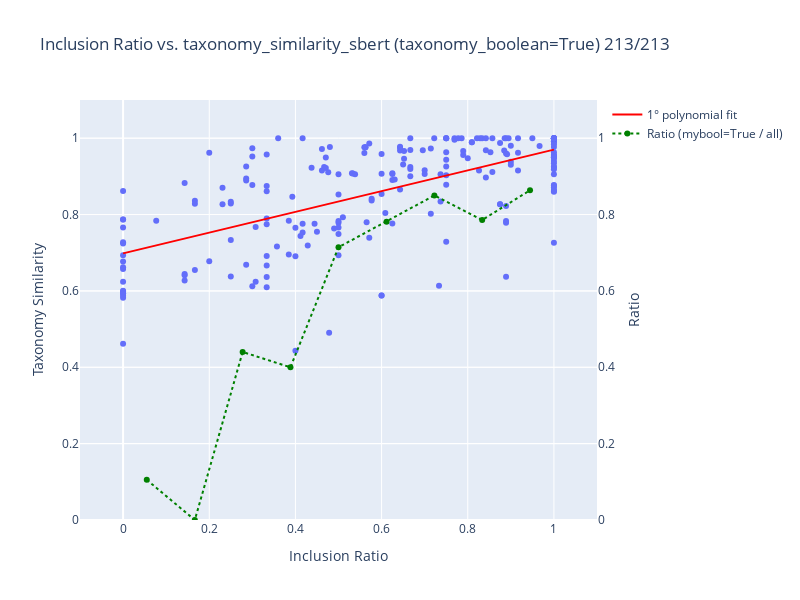
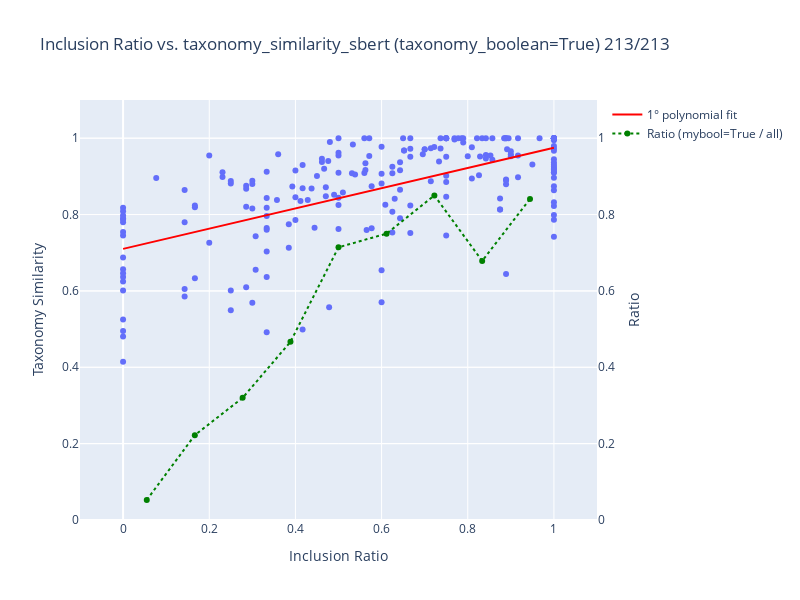
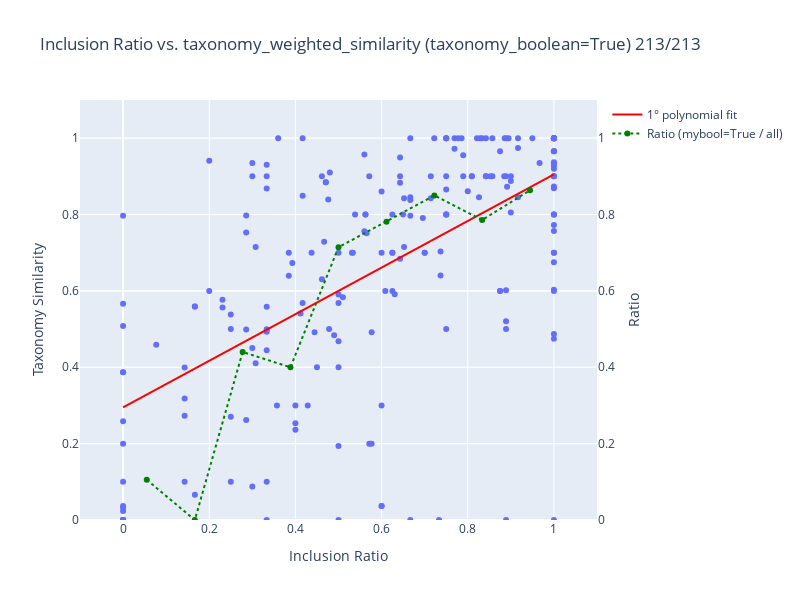
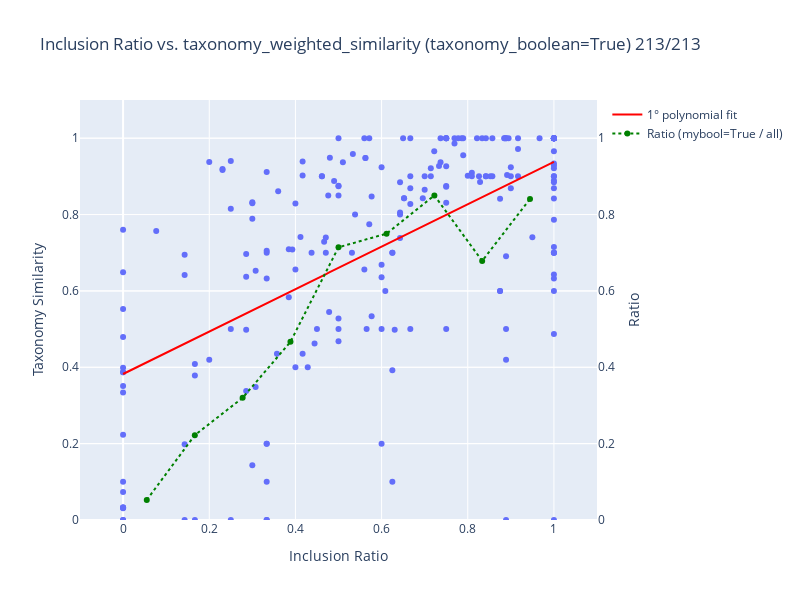

The cell these charts' notebook holds for them, in order:
### Code cell
# %matplotlib inline
import pandas as pd
import matplotlib.pyplot as plt




import plotly.express as px
def plot_sequence_cursor_interactive(df: pd.DataFrame, mybool: bool, key2plot: str, bin_num:int):
    df = df.dropna(subset=['inclusion_ratio', 'sequence_similarity_sbert', 'sequence_boolean'])
    filtered_df = df[df['sequence_boolean'] == mybool]
    size1 = df.shape[0]
    size2 = filtered_df.shape[0]
    print(size1, size2)

    #===============================
    #ratio of selection
    #===============================
    # Step 1: Bin the data by inclusion_ratio
    bin_width = 1.0/bin_num
    # bins = np.arange(0, 1.0001 + bin_width, bin_width)
    bins = np.arange(0, 0.9001 + bin_width, bin_width)
    df['inclusion_bin'] = pd.cut(df['inclusion_ratio'], bins=bins, include_lowest=True)

    # Step 2: Group by bins and calculate ratio
    grouped = df.groupby('inclusion_bin')
    bin_centers = [interval.mid for interval in grouped.groups.keys()]

    ratios = []
    for bin_label, group in grouped:
        total = len(group)
        true_count = group[group['sequence_boolean'] == True].shape[0]
        ratio = true_count / total if total > 0 else 0
        ratios.append(ratio)

    #===============================
    # Polynomial fit
    N = 1
    coeffs = np.polyfit(filtered_df['inclusion_ratio'], filtered_df[key2plot], deg=N)
    poly_func = np.poly1d(coeffs)
    x_smooth = np.linspace(filtered_df['inclusion_ratio'].min(), filtered_df['inclusion_ratio'].max(), 200)
    y_smooth = poly_func(x_smooth)

    # Scatter plot with hover info
    fig = px.scatter(
        filtered_df,
        x='inclusion_ratio',
        y=key2plot,
        hover_data=['idx','source_uid'],
        labels={
            'inclusion_ratio': 'Inclusion Ratio',
            key2plot: key2plot,
        },
        title=f'Inclusion Ratio vs. {key2plot} (bool={mybool}) {size2}/{size1}',
    )

    #===============================
    # Add polynomial fit line
    fig.add_scatter(
        x=x_smooth,
        y=y_smooth,
        mode='lines',
        name=f'{N}° polynomial fit',
        line=dict(color='red')
    )

    fig.update_layout(
        xaxis=dict(range=[-0.1, 1.1]),
        yaxis=dict(range=[0, 1.1]),
    )

    #===============================
    #ratio of selection
    #===============================
    # Add ratio line trace with secondary y-axis
    fig.add_trace(go.Scatter(
        x=bin_centers,
        y=ratios,
        mode='lines+markers',
        name='Ratio (mybool=True / all)',
        line=dict(color='green', dash='dot'),
        yaxis='y2'
    ))

    # Configure secondary y-axis
    fig.update_layout(
        yaxis2=dict(
            title='Ratio',
            overlaying='y',
            side='right',
            range=[0, 1.1]
        )
    )

    fig.show()

import plotly.graph_objects as go
def plot_taxonomy_cursor_interactive(df: pd.DataFrame, togglebool: bool, mybool: bool, key2plot: str, bin_num:int):
    # Clean data
    df = df.dropna(subset=['inclusion_ratio', 'taxonomy_similarity_sbert', 'taxonomy_boolean', 'taxonomy_weighted_similarity'])
    size1 = df.shape[0]
    
    # Filter based on toggle
    if togglebool:
        filtered_df = df[df['taxonomy_boolean'] == mybool]
    else:
        filtered_df = df
    size2 = filtered_df.shape[0]

    #===============================
    #ratio of selection
    #===============================
    # Step 1: Bin the data by inclusion_ratio
    bin_width = 1.0/bin_num
    # bins = np.arange(0, 1.0001 + bin_width, bin_width)
    bins = np.arange(0, 0.9001 + bin_width, bin_width)
    df['inclusion_bin'] = pd.cut(df['inclusion_ratio'], bins=bins, include_lowest=True)

    # Step 2: Group by bins and calculate ratio
    grouped = df.groupby('inclusion_bin')
    bin_centers = [interval.mid for interval in grouped.groups.keys()]

    ratios = []
    for bin_label, group in grouped:
        total = len(group)
        true_count = group[group['taxonomy_boolean'] == True].shape[0]
        ratio = true_count / total if total > 0 else 0
        ratios.append(ratio)


    # Polynomial fit (linear)
    N = 1
    coeffs = np.polyfit(filtered_df['inclusion_ratio'], filtered_df[key2plot], deg=N)
    poly_func = np.poly1d(coeffs)
    x_smooth = np.linspace(filtered_df['inclusion_ratio'].min(), filtered_df['inclusion_ratio'].max(), 200)
    y_smooth = poly_func(x_smooth)

    # Plotly scatter plot
    fig = px.scatter(
        filtered_df,
        x='inclusion_ratio',
        y=key2plot,
        hover_data=['source_uid', 'idx'],
        labels={
            'inclusion_ratio': 'Inclusion Ratio',
            key2plot: 'Taxonomy Similarity'
        },
        title=f'Inclusion Ratio vs. {key2plot} (taxonomy_boolean={mybool}) {size2}/{size1}'
    )

    # Add polynomial fit line
    fig.add_scatter(
        x=x_smooth,
        y=y_smooth,
        mode='lines',
        name=f'{N}° polynomial fit',
        line=dict(color='red')
    )

    # Adjust axis and layout
    fig.update_layout(
        xaxis=dict(range=[-0.1, 1.1]),
        yaxis=dict(range=[0, 1.1]),
        height=600,
        width=800
    )

    #===============================
    #ratio of selection
    #===============================
    # Add ratio line trace with secondary y-axis
    fig.add_trace(go.Scatter(
        x=bin_centers,
        y=ratios,
        mode='lines+markers',
        name='Ratio (mybool=True / all)',
        line=dict(color='green', dash='dot'),
        yaxis='y2'
    ))

    # Configure secondary y-axis
    fig.update_layout(
        yaxis2=dict(
            title='Ratio',
            overlaying='y',
            side='right',
            range=[0, 1.1]
        )
    )

    fig.show()


#taxonomy_similarity_sbert
#taxonomy_weighted_similarity

plot_taxonomy_cursor_interactive(df_rag, False, True, 'taxonomy_similarity_sbert', 9)
plot_taxonomy_cursor_interactive(df_norag, False, True, 'taxonomy_similarity_sbert',9)

plot_taxonomy_cursor_interactive(df_rag, False, True, 'taxonomy_weighted_similarity', 9)
plot_taxonomy_cursor_interactive(df_norag, False, True, 'taxonomy_weighted_similarity',9)
# plot_taxonomy_cursor(df_norag)

# plot_taxonomy_cursor(df_rag_gold, True)
# plot_taxonomy_cursor(df_rag_gold, False)
# plot_taxonomy_cursor(df_norag_gold, True)
# plot_taxonomy_cursor(df_norag_gold, False)

# plot_taxonomy_cursor(df_rag_silver, True)
# plot_taxonomy_cursor(df_rag_silver, False)
# plot_taxonomy_cursor(df_norag_silver, True)
# plot_taxonomy_cursor(df_norag_silver, False)

# plot_taxonomy_cursor(df_rag_bronze, True)
# plot_taxonomy_cursor(df_rag_bronze, False)
# plot_taxonomy_cursor(df_norag_bronze, True)
# plot_taxonomy_cursor(df_norag_bronze, False)



plot_sequence_cursor_interactive(df_rag, True, 'sequence_similarity_sbert', 9)
plot_sequence_cursor_interactive(df_norag, True, 'sequence_similarity_sbert',9)
# plot_sequence_cursor(df_1direct, True, 'sequence_similarity_sbert')
# plot_sequence_cursor_interactive(df_1goalmediation, True, 'sequence_similarity_sbert')
plot_sequence_cursor_interactive(df_raggoal, True, 'sequence_similarity_sbert', 9)
plot_sequence_cursor_interactive(df_noraggoal, True, 'sequence_similarity_sbert', 9)


plot_sequence_cursor_interactive(df_rag, True, 'sequence_dtw_similarity', 9)
plot_sequence_cursor_interactive(df_norag, True, 'sequence_dtw_similarity',9)
# plot_sequence_cursor(df_1direct, True, 'sequence_dtw_similarity')
# plot_sequence_cursor_interactive(df_1goalmediation, True, 'sequence_dtw_similarity')
plot_sequence_cursor_interactive(df_raggoal, True, 'sequence_dtw_similarity', 9)
plot_sequence_cursor_interactive(df_noraggoal, True, 'sequence_dtw_similarity', 9)

# plot_sequence_cursor(df_rag_gold, True)
# plot_sequence_cursor(df_rag_gold, False)
# plot_sequence_cursor(df_norag_gold, True)
# plot_sequence_cursor(df_norag_gold, False)
# plot_sequence_cursor(df_1goalmediation_gold, True)
# plot_sequence_cursor(df_1goalmediation_gold, False)

# plot_sequence_cursor(df_rag_silver, True)
# plot_sequence_cursor(df_rag_silver, False)
# plot_sequence_cursor(df_norag_silver, True)
# plot_sequence_cursor(df_1goalmediation_silver, True)
# plot_sequence_cursor(df_1goalmediation_silver, False)


# plot_sequence_cursor(df_rag_bronze, True)
# plot_sequence_cursor(df_rag_bronze, False)
# plot_sequence_cursor(df_norag_bronze, True)
# plot_sequence_cursor(df_norag_bronze, False)
# plot_sequence_cursor(df_1goalmediation_bronze, True)
# plot_sequence_cursor(df_1goalmediation_bronze, False)

### Figure 1 — Plotly figure (JSON) as saved in the notebook; plotly's stock layout.template omitted (floating-point values rounded to 4 significant figures; data arrays with more than 128 entries replaced by an {"elided": "..."} marker saying what was removed)
{"data": [{"customdata": {"elided": "213x2 mixed values"}, "hovertemplate": "Inclusion Ratio=%{x}<br>Taxonomy Similarity=%{y}<br>source_uid=%{customdata[0]}<br>idx=%{customdata[1]}<extra></extra>", "legendgroup": "", "marker": {"color": "#636efa", "symbol": "circle"}, "mode": "markers", "name": "", "orientation": "v", "showlegend": false, "type": "scatter", "x": {"elided": "213 float values"}, "xaxis": "x", "y": {"elided": "213 float values"}, "yaxis": "y"}, {"line": {"color": "red"}, "mode": "lines", "name": "1° polynomial fit", "type": "scatter", "x": {"elided": "200 float values"}, "y": {"elided": "200 float values"}}, {"line": {"color": "green", "dash": "dot"}, "mode": "lines+markers", "name": "Ratio (mybool=True / all)", "type": "scatter", "x": [0.055, 0.1665, 0.2775, 0.3885, 0.5, 0.6115, 0.7225, 0.8335, 0.9445], "y": [0.1053, 0, 0.44, 0.4, 0.7143, 0.7812, 0.85, 0.7857, 0.8636], "yaxis": "y2"}], "layout": {"height": 600, "legend": {"tracegroupgap": 0}, "title": {"text": "Inclusion Ratio vs. taxonomy_similarity_sbert (taxonomy_boolean=True) 213/213"}, "width": 800, "xaxis": {"anchor": "y", "domain": [0, 1], "range": [-0.1, 1.1], "title": {"text": "Inclusion Ratio"}}, "yaxis": {"anchor": "x", "domain": [0, 1], "range": [0, 1.1], "title": {"text": "Taxonomy Similarity"}}, "yaxis2": {"overlaying": "y", "range": [0, 1.1], "side": "right", "title": {"text": "Ratio"}}}}

### Figure 2 — Plotly figure (JSON) as saved in the notebook; plotly's stock layout.template omitted (floating-point values rounded to 4 significant figures; data arrays with more than 128 entries replaced by an {"elided": "..."} marker saying what was removed)
{"data": [{"customdata": {"elided": "213x2 mixed values"}, "hovertemplate": "Inclusion Ratio=%{x}<br>Taxonomy Similarity=%{y}<br>source_uid=%{customdata[0]}<br>idx=%{customdata[1]}<extra></extra>", "legendgroup": "", "marker": {"color": "#636efa", "symbol": "circle"}, "mode": "markers", "name": "", "orientation": "v", "showlegend": false, "type": "scatter", "x": {"elided": "213 float values"}, "xaxis": "x", "y": {"elided": "213 float values"}, "yaxis": "y"}, {"line": {"color": "red"}, "mode": "lines", "name": "1° polynomial fit", "type": "scatter", "x": {"elided": "200 float values"}, "y": {"elided": "200 float values"}}, {"line": {"color": "green", "dash": "dot"}, "mode": "lines+markers", "name": "Ratio (mybool=True / all)", "type": "scatter", "x": [0.055, 0.1665, 0.2775, 0.3885, 0.5, 0.6115, 0.7225, 0.8335, 0.9445], "y": [0.05263, 0.2222, 0.32, 0.4667, 0.7143, 0.75, 0.85, 0.6786, 0.8409], "yaxis": "y2"}], "layout": {"height": 600, "legend": {"tracegroupgap": 0}, "title": {"text": "Inclusion Ratio vs. taxonomy_similarity_sbert (taxonomy_boolean=True) 213/213"}, "width": 800, "xaxis": {"anchor": "y", "domain": [0, 1], "range": [-0.1, 1.1], "title": {"text": "Inclusion Ratio"}}, "yaxis": {"anchor": "x", "domain": [0, 1], "range": [0, 1.1], "title": {"text": "Taxonomy Similarity"}}, "yaxis2": {"overlaying": "y", "range": [0, 1.1], "side": "right", "title": {"text": "Ratio"}}}}

### Figure 3 — Plotly figure (JSON) as saved in the notebook; plotly's stock layout.template omitted (floating-point values rounded to 4 significant figures; data arrays with more than 128 entries replaced by an {"elided": "..."} marker saying what was removed)
{"data": [{"customdata": {"elided": "213x2 mixed values"}, "hovertemplate": "Inclusion Ratio=%{x}<br>Taxonomy Similarity=%{y}<br>source_uid=%{customdata[0]}<br>idx=%{customdata[1]}<extra></extra>", "legendgroup": "", "marker": {"color": "#636efa", "symbol": "circle"}, "mode": "markers", "name": "", "orientation": "v", "showlegend": false, "type": "scatter", "x": {"elided": "213 float values"}, "xaxis": "x", "y": {"elided": "213 float values"}, "yaxis": "y"}, {"line": {"color": "red"}, "mode": "lines", "name": "1° polynomial fit", "type": "scatter", "x": {"elided": "200 float values"}, "y": {"elided": "200 float values"}}, {"line": {"color": "green", "dash": "dot"}, "mode": "lines+markers", "name": "Ratio (mybool=True / all)", "type": "scatter", "x": [0.055, 0.1665, 0.2775, 0.3885, 0.5, 0.6115, 0.7225, 0.8335, 0.9445], "y": [0.1053, 0, 0.44, 0.4, 0.7143, 0.7812, 0.85, 0.7857, 0.8636], "yaxis": "y2"}], "layout": {"height": 600, "legend": {"tracegroupgap": 0}, "title": {"text": "Inclusion Ratio vs. taxonomy_weighted_similarity (taxonomy_boolean=True) 213/213"}, "width": 800, "xaxis": {"anchor": "y", "domain": [0, 1], "range": [-0.1, 1.1], "title": {"text": "Inclusion Ratio"}}, "yaxis": {"anchor": "x", "domain": [0, 1], "range": [0, 1.1], "title": {"text": "Taxonomy Similarity"}}, "yaxis2": {"overlaying": "y", "range": [0, 1.1], "side": "right", "title": {"text": "Ratio"}}}}

### Figure 4 — Plotly figure (JSON) as saved in the notebook; plotly's stock layout.template omitted (floating-point values rounded to 4 significant figures; data arrays with more than 128 entries replaced by an {"elided": "..."} marker saying what was removed)
{"data": [{"customdata": {"elided": "213x2 mixed values"}, "hovertemplate": "Inclusion Ratio=%{x}<br>Taxonomy Similarity=%{y}<br>source_uid=%{customdata[0]}<br>idx=%{customdata[1]}<extra></extra>", "legendgroup": "", "marker": {"color": "#636efa", "symbol": "circle"}, "mode": "markers", "name": "", "orientation": "v", "showlegend": false, "type": "scatter", "x": {"elided": "213 float values"}, "xaxis": "x", "y": {"elided": "213 float values"}, "yaxis": "y"}, {"line": {"color": "red"}, "mode": "lines", "name": "1° polynomial fit", "type": "scatter", "x": {"elided": "200 float values"}, "y": {"elided": "200 float values"}}, {"line": {"color": "green", "dash": "dot"}, "mode": "lines+markers", "name": "Ratio (mybool=True / all)", "type": "scatter", "x": [0.055, 0.1665, 0.2775, 0.3885, 0.5, 0.6115, 0.7225, 0.8335, 0.9445], "y": [0.05263, 0.2222, 0.32, 0.4667, 0.7143, 0.75, 0.85, 0.6786, 0.8409], "yaxis": "y2"}], "layout": {"height": 600, "legend": {"tracegroupgap": 0}, "title": {"text": "Inclusion Ratio vs. taxonomy_weighted_similarity (taxonomy_boolean=True) 213/213"}, "width": 800, "xaxis": {"anchor": "y", "domain": [0, 1], "range": [-0.1, 1.1], "title": {"text": "Inclusion Ratio"}}, "yaxis": {"anchor": "x", "domain": [0, 1], "range": [0, 1.1], "title": {"text": "Taxonomy Similarity"}}, "yaxis2": {"overlaying": "y", "range": [0, 1.1], "side": "right", "title": {"text": "Ratio"}}}}
